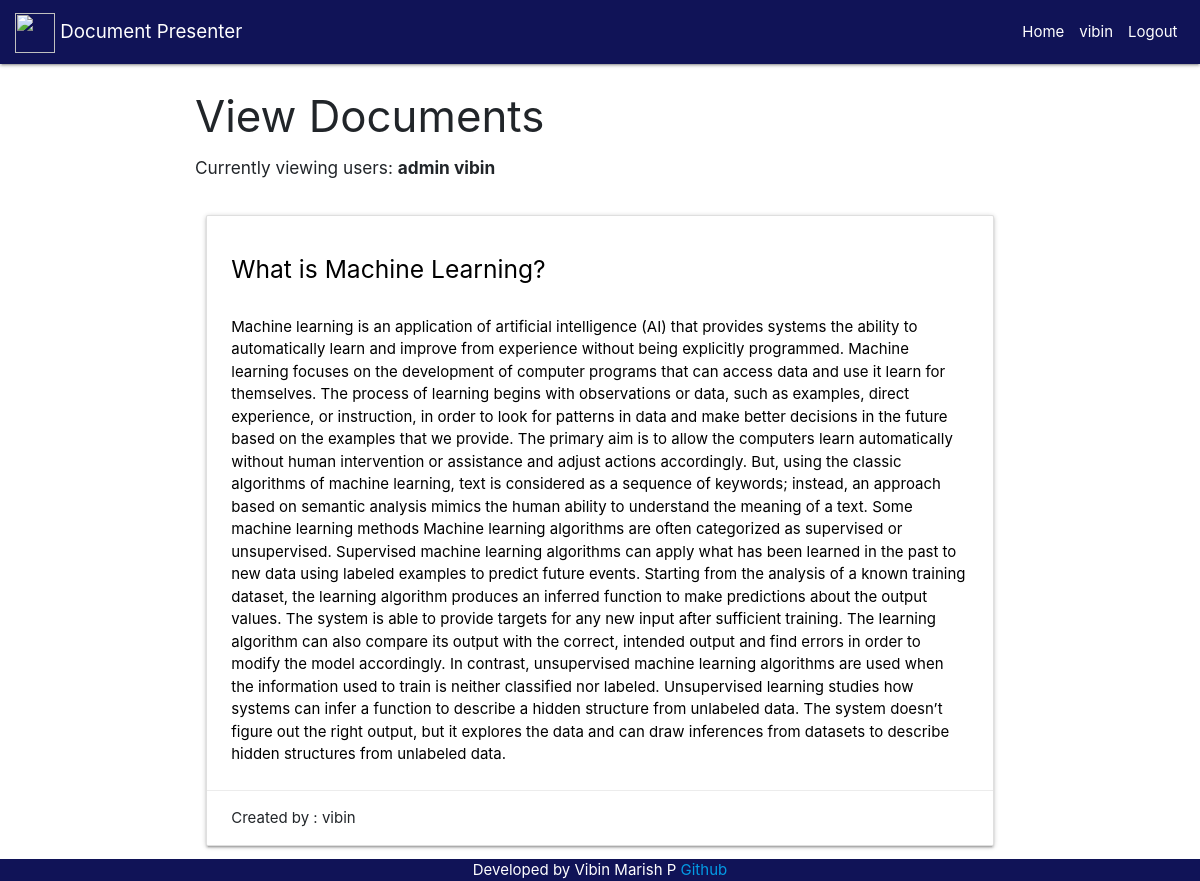
Page /viewdoc/ (signed in) on the committed database.
### doc/models.py (models this page shows)
class Post(models.Model):
    Document = models.TextField(max_length=8000)
    Title = models.CharField(max_length=100)
    user = models.ForeignKey(User,on_delete=models.CASCADE,)

### doc/views.py (the view)
# urls.py: path("viewdoc/",views.viewdoc,name="viewdoc"),
def viewdoc(request):
    logged_users = [user.user for user in LoggedUser.objects.all()]
    if request.method == "GET":
        posts=Post.objects.all()
    return render(request, 'viewdoc.html', {"log": logged_users,"posts":posts},)

### templates/viewdoc.html (shortened to what this page needs)
{% extends 'base.html' %}
{% block content %}
<form>
</head>
<body>
<h3>View Documents</h3>
<h6>Currently viewing users: {%for i in log %}<b>{{i }}   </b>{% endfor %}</h6>
<br>
{% for j in posts %}
    <div class="row">
    <div class="col s5 m1">
      <div class="card ">
        <div class="card-content black-text">
            <span class="card-title"><h5>{{j.Title}}</h5></span>
          <p><br>{{j.Document}}</p>
        </div>
        <div class="card-action">
            Created by : {{j.user}}<br>
        </div>
      </div>
    </div>
  </div>
{% endfor %}
</form>
{% endblock %}

### templates/base.html (shortened to what this page needs)
<!DOCTYPE html>
<html lang="en">
<head>
     <link rel="stylesheet" href="https://stackpath.bootstrapcdn.com/bootstrap/4.5.0/css/bootstrap.min.css">
    <link rel="stylesheet" href="https://cdnjs.cloudflare.com/ajax/libs/materialize/1.0.0/css/materialize.min.css">
    {% load static %}
    <nav class="navbar navbar-expand-lg navbar-dark" style="background-color: #101357">
  <a class="navbar-brand" href="/">
      <img src="https://img.icons8.com/cotton/2x/file.png" width="40" height="40" alt="">
      Document Presenter</a>
  <div class="collapse navbar-collapse justify-content-end" id="navbarNavAltMarkup">
    <div class="navbar-nav">
      <a class="nav-item nav-link active" href="/">Home <span class="sr-only">(current)</span></a>
     {% if user.is_authenticated %}
        <a class="nav-item nav-link active" href="/">{{user.username}}</a>
      <a class="nav-item nav-link active" href="/logout">Logout</a>
        {% else %}
      <a class="nav-item nav-link active" href="/login">Sign In</a>
      <a class="nav-item nav-link active" href="/register">Sign Up</a>
        {% endif %}
    </div>
  </div>
</nav>
   </head>
<body>
<div class="container">
{% block content %}
{% endblock %}
    </div>
</body>
<div class="footer">
  Developed by Vibin Marish P
  <a href="https://github.com/vibinmarish/navigus_Round_2">Github</a>
</div>
</html>

### templates/base.html (style rules this page uses)
.footer { position: fixed; left: 0; bottom: 0; width: 100%; background-color: #101357; color: white; text-align: center; }

### rows in the picture
Post: Title "What is Machine Learning?", Document "Machine learning is an application of artificial intelligence (AI) that provides systems the ability to automatically learn and improve from experience without being explicitly programmed. Machine learning focuses on the development of computer programs that can access data and use it learn for themselves. The process of learning begins with observations or data, such as examples, direct experience, or instruction, in order to look for patterns in data and make better decisions in the future based on the examples that we provide. The primary aim is to allow the computers learn automatically without human intervention or assistance and adjust actions accordingly. But, using the classic…", user "vibin"

### other values in the picture
{{ user.username }} "vibin"
{{ i }} "admin"
{{ i }} "vibin"
